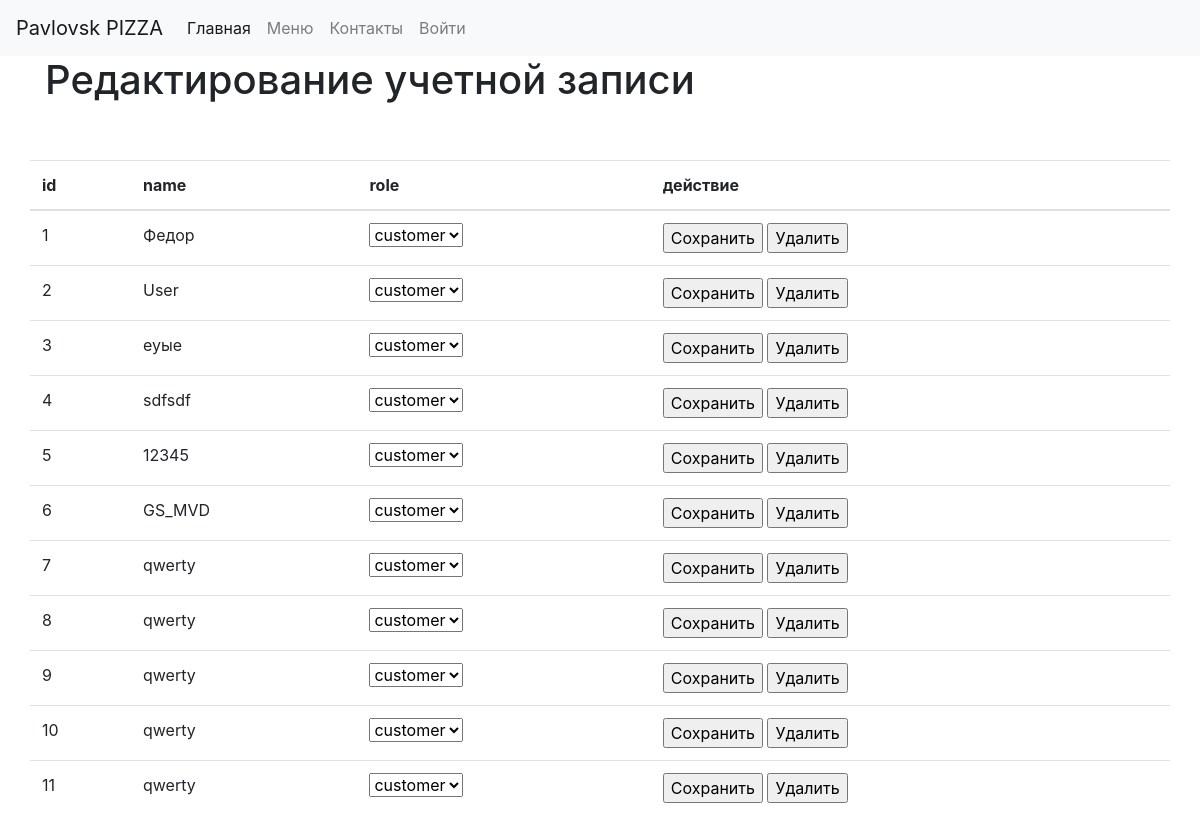
Screenshot of /users with the database file from the repository.
### app.py (models this page shows)
class User(UserMixin, db.Model):
    __tablename__ = 'users'
    id = sqlalchemy.Column(sqlalchemy.Integer,
                           primary_key=True, autoincrement=True)
    name = sqlalchemy.Column(sqlalchemy.String, nullable=True)
    role = sqlalchemy.Column(sqlalchemy.String, default='customer')
    hashed_password = sqlalchemy.Column(sqlalchemy.String, nullable=True)

### app.py (the view)
@app.route('/users', methods=['GET', 'POST'])
def users():
    users = User.query.all()
    print(users)
    baskets = Basket.query.all()
    for i in range(1, len(baskets) + 3):
        s = 'btn' + str(i)
        r = request.form.get(s)
        print(r)
        if r == '+':
            print('plus')
            basket = Basket.query.filter_by(user_id=current_user.id, id=i).first()
            basket.count += 1
    return render_template("users.html", data=users)

### app.py (called while the page is built)
@app.context_processor
def inject_user():
    return dict(basket_count=basket_count)

### templates/users.html (shortened to what this page needs)
{% extends 'base.html' %}
{% block content %}
    <h1>Редактирование учетной записи</h1>
    <br>
    <form action="/users" method="post">
    <div class="row row-cols-1 row-cols-md-1 mb-1 text-left">
        <br>
        <table class="table">
            <thead>
            <th>id</th> <th>name</th><th>role</th> <th>действие</th>
            </thead>
            <tbody>
                {% for el in data %}
                    <div>
                        <td>{{el.id}} </td><td>{{el.name}}</td><td><select><option>customer</option><option>admin</option></select></td><td><input type="submit"  name="del{{el.id}}" value="Сохранить"> <input type="submit"  name="del{{el.id}}" value="Удалить"></td><tr>
                    </div>
                {% endfor %}
            </tbody>
        </table>
    </div>
    </form>
{% endblock %}

### rows the page displays
User: id "1", name "Федор"
User: id "2", name "User"
User: id "3", name "еуые"
User: id "4", name "sdfsdf"
User: id "5", name "12345"
User: id "6", name "GS_MVD"
User: id "7", name "qwerty"
User: id "8", name "qwerty"
User: id "9", name "qwerty"
User: id "10", name "qwerty"
User: id "11", name "qwerty"
